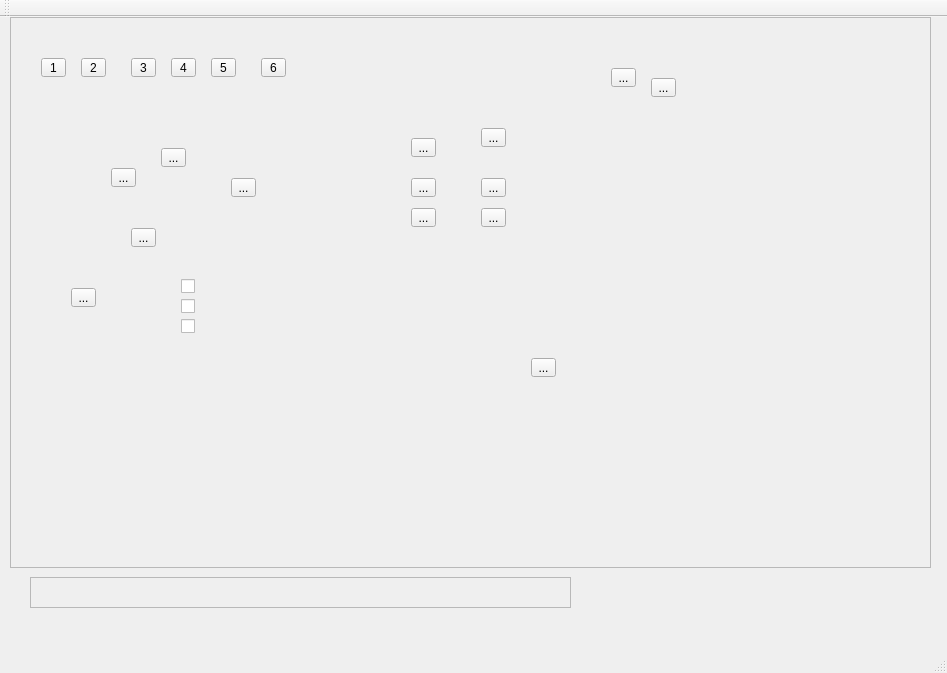
<?xml version="1.0" encoding="UTF-8"?>
<ui version="4.0">
 <class>ToolsPanelClass</class>
 <widget class="QMainWindow" name="ToolsPanelClass">
  <property name="geometry">
   <rect>
    <x>0</x>
    <y>0</y>
    <width>947</width>
    <height>673</height>
   </rect>
  </property>
  <property name="windowTitle">
   <string>ToolsPanel</string>
  </property>
  <widget class="QWidget" name="centralWidget">
   <widget class="QScrollArea" name="glWidgetArea">
    <property name="geometry">
     <rect>
      <x>10</x>
      <y>0</y>
      <width>921</width>
      <height>551</height>
     </rect>
    </property>
    <property name="widgetResizable">
     <bool>true</bool>
    </property>
    <widget class="QWidget" name="scrollAreaWidgetContents">
     <property name="geometry">
      <rect>
       <x>0</x>
       <y>0</y>
       <width>919</width>
       <height>549</height>
      </rect>
     </property>
     <widget class="QToolButton" name="pr1">
      <property name="geometry">
       <rect>
        <x>30</x>
        <y>40</y>
        <width>25</width>
        <height>19</height>
       </rect>
      </property>
      <property name="text">
       <string>1</string>
      </property>
     </widget>
     <widget class="QToolButton" name="pr2">
      <property name="geometry">
       <rect>
        <x>70</x>
        <y>40</y>
        <width>25</width>
        <height>19</height>
       </rect>
      </property>
      <property name="text">
       <string>2</string>
      </property>
     </widget>
     <widget class="QToolButton" name="pr3">
      <property name="geometry">
       <rect>
        <x>120</x>
        <y>40</y>
        <width>25</width>
        <height>19</height>
       </rect>
      </property>
      <property name="text">
       <string>3</string>
      </property>
     </widget>
     <widget class="QToolButton" name="pr4">
      <property name="geometry">
       <rect>
        <x>160</x>
        <y>40</y>
        <width>25</width>
        <height>19</height>
       </rect>
      </property>
      <property name="text">
       <string>4</string>
      </property>
     </widget>
     <widget class="QToolButton" name="pr5">
      <property name="geometry">
       <rect>
        <x>200</x>
        <y>40</y>
        <width>25</width>
        <height>19</height>
       </rect>
      </property>
      <property name="text">
       <string>5</string>
      </property>
     </widget>
     <widget class="QToolButton" name="pr6">
      <property name="geometry">
       <rect>
        <x>250</x>
        <y>40</y>
        <width>25</width>
        <height>19</height>
       </rect>
      </property>
      <property name="text">
       <string>6</string>
      </property>
     </widget>
     <widget class="QToolButton" name="zoomM">
      <property name="geometry">
       <rect>
        <x>100</x>
        <y>150</y>
        <width>25</width>
        <height>19</height>
       </rect>
      </property>
      <property name="text">
       <string>...</string>
      </property>
      <property name="icon">
       <iconset resource="opgl.qrc">
        <normaloff>:/icons/zoom_out.png</normaloff>:/icons/zoom_out.png</iconset>
      </property>
     </widget>
     <widget class="QToolButton" name="zoomP">
      <property name="geometry">
       <rect>
        <x>150</x>
        <y>130</y>
        <width>25</width>
        <height>19</height>
       </rect>
      </property>
      <property name="text">
       <string>...</string>
      </property>
      <property name="icon">
       <iconset resource="opgl.qrc">
        <normaloff>:/icons/zoom_in.png</normaloff>:/icons/zoom_in.png</iconset>
      </property>
     </widget>
     <widget class="QToolButton" name="snap">
      <property name="geometry">
       <rect>
        <x>60</x>
        <y>270</y>
        <width>25</width>
        <height>19</height>
       </rect>
      </property>
      <property name="text">
       <string>...</string>
      </property>
      <property name="icon">
       <iconset resource="opgl.qrc">
        <normaloff>:/icons/camera.png</normaloff>:/icons/camera.png</iconset>
      </property>
     </widget>
     <widget class="QToolButton" name="openFileTool">
      <property name="geometry">
       <rect>
        <x>120</x>
        <y>210</y>
        <width>25</width>
        <height>19</height>
       </rect>
      </property>
      <property name="text">
       <string>...</string>
      </property>
      <property name="icon">
       <iconset resource="opgl.qrc">
        <normaloff>:/icons/file.png</normaloff>:/icons/file.png</iconset>
      </property>
     </widget>
     <widget class="QToolButton" name="openDefaultTool">
      <property name="geometry">
       <rect>
        <x>220</x>
        <y>160</y>
        <width>25</width>
        <height>19</height>
       </rect>
      </property>
      <property name="text">
       <string>...</string>
      </property>
      <property name="icon">
       <iconset resource="opgl.qrc">
        <normaloff>:/icons/doDefMethod.png</normaloff>:/icons/doDefMethod.png</iconset>
      </property>
     </widget>
     <widget class="QToolButton" name="xLeft">
      <property name="geometry">
       <rect>
        <x>400</x>
        <y>120</y>
        <width>25</width>
        <height>19</height>
       </rect>
      </property>
      <property name="text">
       <string>...</string>
      </property>
      <property name="icon">
       <iconset resource="opgl.qrc">
        <normaloff>:/icons/arrow_left.png</normaloff>:/icons/arrow_left.png</iconset>
      </property>
     </widget>
     <widget class="QToolButton" name="xRight">
      <property name="geometry">
       <rect>
        <x>470</x>
        <y>110</y>
        <width>25</width>
        <height>19</height>
       </rect>
      </property>
      <property name="text">
       <string>...</string>
      </property>
      <property name="icon">
       <iconset resource="opgl.qrc">
        <normaloff>:/icons/arrow_right.png</normaloff>:/icons/arrow_right.png</iconset>
      </property>
     </widget>
     <widget class="QToolButton" name="yLeft">
      <property name="geometry">
       <rect>
        <x>400</x>
        <y>160</y>
        <width>25</width>
        <height>19</height>
       </rect>
      </property>
      <property name="text">
       <string>...</string>
      </property>
      <property name="icon">
       <iconset resource="opgl.qrc">
        <normaloff>:/icons/arrow_left.png</normaloff>:/icons/arrow_left.png</iconset>
      </property>
     </widget>
     <widget class="QToolButton" name="yRight">
      <property name="geometry">
       <rect>
        <x>470</x>
        <y>160</y>
        <width>25</width>
        <height>19</height>
       </rect>
      </property>
      <property name="text">
       <string>...</string>
      </property>
      <property name="icon">
       <iconset resource="opgl.qrc">
        <normaloff>:/icons/arrow_right.png</normaloff>:/icons/arrow_right.png</iconset>
      </property>
     </widget>
     <widget class="QToolButton" name="zLeft">
      <property name="geometry">
       <rect>
        <x>400</x>
        <y>190</y>
        <width>25</width>
        <height>19</height>
       </rect>
      </property>
      <property name="text">
       <string>...</string>
      </property>
      <property name="icon">
       <iconset resource="opgl.qrc">
        <normaloff>:/icons/arrow_left.png</normaloff>:/icons/arrow_left.png</iconset>
      </property>
     </widget>
     <widget class="QToolButton" name="zRight">
      <property name="geometry">
       <rect>
        <x>470</x>
        <y>190</y>
        <width>25</width>
        <height>19</height>
       </rect>
      </property>
      <property name="text">
       <string>...</string>
      </property>
      <property name="icon">
       <iconset resource="opgl.qrc">
        <normaloff>:/icons/arrow_right.png</normaloff>:/icons/arrow_right.png</iconset>
      </property>
     </widget>
     <widget class="QCheckBox" name="axis">
      <property name="geometry">
       <rect>
        <x>170</x>
        <y>300</y>
        <width>70</width>
        <height>17</height>
       </rect>
      </property>
      <property name="text">
       <string/>
      </property>
      <property name="icon">
       <iconset resource="opgl.qrc">
        <normaloff>:/icons/3d-axis.png</normaloff>:/icons/3d-axis.png</iconset>
      </property>
     </widget>
     <widget class="QCheckBox" name="grid">
      <property name="geometry">
       <rect>
        <x>170</x>
        <y>260</y>
        <width>70</width>
        <height>17</height>
       </rect>
      </property>
      <property name="text">
       <string/>
      </property>
      <property name="icon">
       <iconset resource="opgl.qrc">
        <normaloff>:/icons/grid.png</normaloff>:/icons/grid.png</iconset>
      </property>
     </widget>
     <widget class="QCheckBox" name="figure">
      <property name="geometry">
       <rect>
        <x>170</x>
        <y>280</y>
        <width>70</width>
        <height>17</height>
       </rect>
      </property>
      <property name="text">
       <string/>
      </property>
      <property name="icon">
       <iconset resource="opgl.qrc">
        <normaloff>:/icons/figure.png</normaloff>:/icons/figure.png</iconset>
      </property>
     </widget>
     <widget class="QToolButton" name="exit">
      <property name="geometry">
       <rect>
        <x>600</x>
        <y>50</y>
        <width>25</width>
        <height>19</height>
       </rect>
      </property>
      <property name="text">
       <string>...</string>
      </property>
      <property name="icon">
       <iconset resource="opgl.qrc">
        <normaloff>:/icons/exit.png</normaloff>:/icons/exit.png</iconset>
      </property>
     </widget>
     <widget class="QToolButton" name="cancel">
      <property name="geometry">
       <rect>
        <x>640</x>
        <y>60</y>
        <width>25</width>
        <height>19</height>
       </rect>
      </property>
      <property name="text">
       <string>...</string>
      </property>
      <property name="icon">
       <iconset resource="opgl.qrc">
        <normaloff>:/icons/cancel.png</normaloff>:/icons/cancel.png</iconset>
      </property>
     </widget>
     <widget class="QToolButton" name="author">
      <property name="geometry">
       <rect>
        <x>520</x>
        <y>340</y>
        <width>25</width>
        <height>19</height>
       </rect>
      </property>
      <property name="text">
       <string>...</string>
      </property>
      <property name="icon">
       <iconset resource="opgl.qrc">
        <normaloff>:/icons/about_author.png</normaloff>:/icons/about_author.png</iconset>
      </property>
     </widget>
    </widget>
   </widget>
   <widget class="QScrollArea" name="glLineArea">
    <property name="geometry">
     <rect>
      <x>30</x>
      <y>560</y>
      <width>541</width>
      <height>31</height>
     </rect>
    </property>
    <property name="widgetResizable">
     <bool>true</bool>
    </property>
    <widget class="QWidget" name="scrollAreaWidgetContents_2">
     <property name="geometry">
      <rect>
       <x>0</x>
       <y>0</y>
       <width>539</width>
       <height>29</height>
      </rect>
     </property>
    </widget>
   </widget>
   <widget class="QLabel" name="blueValue">
    <property name="geometry">
     <rect>
      <x>10</x>
      <y>590</y>
      <width>46</width>
      <height>13</height>
     </rect>
    </property>
    <property name="text">
     <string/>
    </property>
   </widget>
   <widget class="QLabel" name="greenValue">
    <property name="geometry">
     <rect>
      <x>260</x>
      <y>590</y>
      <width>46</width>
      <height>13</height>
     </rect>
    </property>
    <property name="text">
     <string/>
    </property>
   </widget>
   <widget class="QLabel" name="redValue">
    <property name="geometry">
     <rect>
      <x>550</x>
      <y>590</y>
      <width>46</width>
      <height>13</height>
     </rect>
    </property>
    <property name="text">
     <string/>
    </property>
   </widget>
  </widget>
  <widget class="QMenuBar" name="menuBar">
   <property name="geometry">
    <rect>
     <x>0</x>
     <y>0</y>
     <width>947</width>
     <height>25</height>
    </rect>
   </property>
  </widget>
  <widget class="QToolBar" name="mainToolBar">
   <attribute name="toolBarArea">
    <enum>TopToolBarArea</enum>
   </attribute>
   <attribute name="toolBarBreak">
    <bool>false</bool>
   </attribute>
  </widget>
  <widget class="QStatusBar" name="statusBar"/>
  <action name="openAction">
   <property name="text">
    <string>Открыть</string>
   </property>
  </action>
  <action name="openDefaultAction">
   <property name="text">
    <string>Открыть по умолчанию</string>
   </property>
  </action>
 </widget>
 <layoutdefault spacing="6" margin="11"/>
 <resources>
  <include location="opgl.qrc"/>
 </resources>
 <connections/>
</ui>
